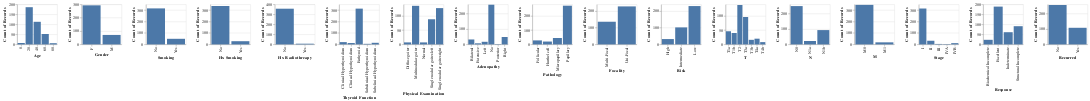

Source (notebook cell):
### Markdown cell above
## Visualizations  
Plots of single variables distributions

### Code cell
alt.Chart(data).mark_bar().encode(
    alt.X(alt.repeat("column")),
    alt.Y(aggregate='count')
).transform_bin(
    'Age', field='Age',  bin=alt.Bin(maxbins=5)
).properties(
    width=100,
    height=100
).repeat(
    column=list(data.columns),
)

### Figure 1 — Vega-Lite specification as saved in the notebook (floating-point values rounded to 4 significant figures; data arrays with more than 128 entries replaced by an {"elided": "..."} marker saying what was removed)
{"config": {"view": {"continuousWidth": 300, "continuousHeight": 300}}, "repeat": {"column": ["Age", "Gender", "Smoking", "Hx Smoking", "Hx Radiothreapy", "Thyroid Function", "Physical Examination", "Adenopathy", "Pathology", "Focality", "Risk", "T", "N", "M", "Stage", "Response", "Recurred"]}, "spec": {"data": {"name": "data-9ab2abd2856e3e78f35aadc2fdeb8da3"}, "mark": {"type": "bar"}, "encoding": {"x": {"field": {"repeat": "column"}}, "y": {"aggregate": "count"}}, "height": 100, "transform": [{"bin": {"maxbins": 5}, "field": "Age", "as": "Age"}], "width": 100}, "$schema": "https://vega.github.io/schema/vega-lite/v5.17.0.json", "datasets": {"data-9ab2abd2856e3e78f35aadc2fdeb8da3": {"elided": "364 records"}}}
